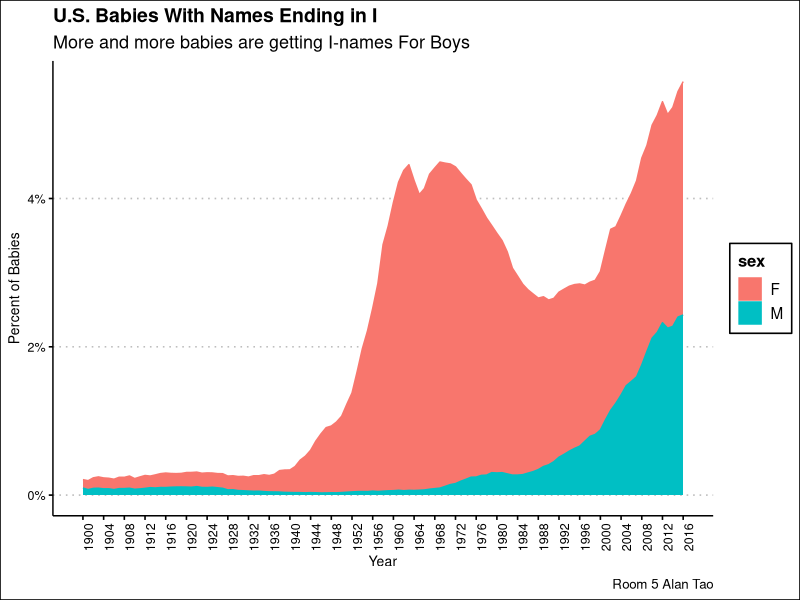

Source code (R):
## ---- chunk 1
#| message: FALSE
library(tidyverse)
library(ggthemes)
## ---- chunk 2
baby_names_i = read_csv("data/i_names.csv", show_col_types = FALSE)
## ---- chunk 3
baby_names_i %>%
  summarize(.by = c(year, sex), n=sum(prop)) %>% 
  ggplot(aes(x = year, y = n, color = sex)) +
  geom_area(aes(fill = sex)) +
  scale_x_continuous(breaks=seq(1900, 2016, 4), limits=c(1900, 2016)) +
  scale_y_continuous(labels = scales::percent_format()) +
  theme_clean() +
  theme(axis.text.x = element_text(angle = 90)) +
  labs(title="U.S. Babies With Names Ending in I",
       subtitle="More and more babies are getting I-names For Boys",
       x="Year",
       y="Percent of Babies",
       caption="Room 5 Alan Tao")
